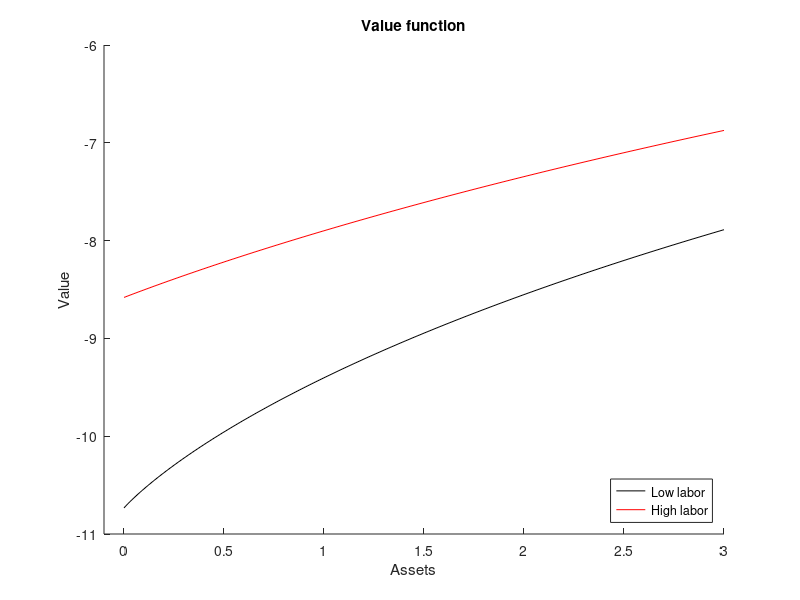
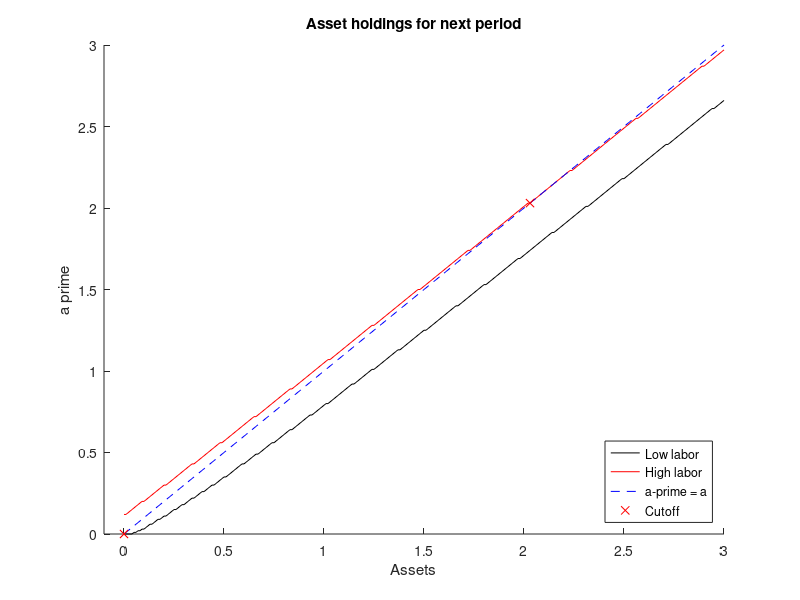
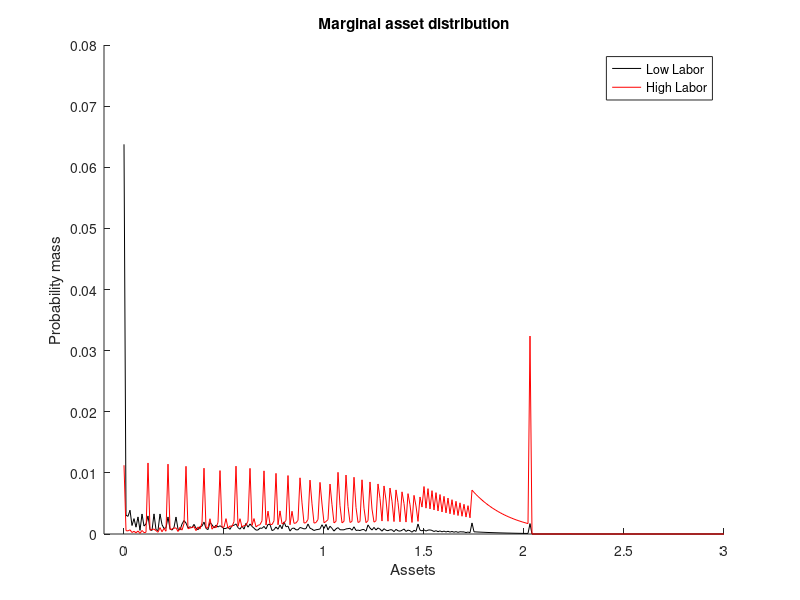

Write MATLAB code to recreate these figures, in order.
clear;
clc;
close all;

cd 'C:\Users\19195\OneDrive\Documents\University of Wisconsin\First Year\Fall Classes\Econ 712\Noah Williams\Problem Sets\PS3'

%Written by Sarah Bass, 12/1/20

%Part B
Q = [0.85 0.15; 0.05 0.95]; %Q
P0 = [1 0]; %P
tol = 1e-5; %tolerance
maxiter = 1e5; %maximum number of iterations
iter=1; %first iteration
diff = 1; %starting difference, doesn't matter
while ((iter<maxiter)&&(diff>tol))
    P=P0*Q;
    diff = norm(P-P0); %use norm bc vector, finding distance between p and p0
    P0 = P;
    iter=iter+1;
end

%Part C
pbeta = 0.95; %beta
pgamma = 3; %gamma
pr = 0.03; %interest rate
pw = 1.1; %wage
l = [0.7 1.1]; %labor endowment
assets = 0:1e-2:3; % asset grid
na = length(assets); %number of assets
V0 = [log(assets') log(assets')]; %initial guess for value function
legal = true(na,na,2); %identify assets that are feasible
for nl = 1:2
   for nap = 1:na
       legal(nap,:,nl) = (pw*l(nl) + (1+pr)*assets(nap) - assets')>0;
   end
end

V=0*V0; %preallocation, value doesn't matter but same size as V
aprime = V; %preallocation
aind = V; %preallocation
diff=999; %reset difference
iter=1; %reset iterations
while ((iter<maxiter)&&(diff>tol))
    disp(['beginning iteration ' num2str(iter) ', diff = ' num2str(diff)])
    for nl = 1:2 %each labor endowment
    for ai = 1:na %and each asset holding
        Val = (pw*l(nl) + (1+pr)*assets(ai) - assets(legal(ai,:,nl))' ).^(1-pgamma)./(1-pgamma) ...
            + pbeta*(V0(legal(ai,:,nl),1)*Q(nl,1) + V0(legal(ai,:,nl),2)*Q(nl,2));
        [V(ai,nl),ind] = max(Val); %fill in V
        aprime(ai,nl) = assets(ind); %fill in assets w/ index for max(Val)
        aind(ai,nl) = ind; %fill in index
    end
    end
    iter = iter+1;
    diff = sum(abs(V(:)-V0(:))); %slower rate of convergence than norm, functionally the same
    V0 = V;
end
% save results
% else
%     load results
% end

abar = zeros(2,1);
for nl = 1:2
    %for ai= 1:na
        [~,ind]=min(abs(assets' - aprime(:,nl))); %takes second argument of min function, which is the index
        abar(nl) = ind(1);
        % x: assets(abar(1))
        % y: aprime(abar(1))
    %end
end

%Value function plot
figure
hold on
plot(assets,V(:,1),'k')
plot(assets,V(:,2),'r')
hold off
title('Value function')
xlabel('Assets')
ylabel('Value')
legend('Low labor','High labor','Location','SouthEast')
set(gcf,'Color',[1 1 1])
xlim([-0.1 3])
saveas(gcf,'value.png')

%Next period assets plot
figure
hold on
plot(assets,aprime(:,1),'k')
plot(assets,aprime(:,2),'r') %plot(assets,aprime(aprime(:,1)<assets,1))
plot(assets,assets,'b--')
plot(assets(abar(1)), aprime(abar(1),1), 'rx')
plot(assets(abar(2)), aprime(abar(2),2), 'rx')
hold off
title('Asset holdings for next period')
xlabel('Assets')
ylabel('a prime')
legend('Low labor','High labor', 'a-prime = a', 'Cutoff', 'Location','SouthEast')
set(gcf,'Color',[1 1 1])
xlim([-0.1 3])
saveas(gcf,'assets.png')

%Part D

% Stationary distribution
dist0 = ones(size(V));
dist0 = dist0./(sum(dist0(:))); %every weight is 1/2na
dist = dist0;
diff=999;
iter=1;
while ((iter<maxiter)&&(diff>tol))
    dist = 0*dist0;
    for nl = 1:2
       for ai = 1:na
           if dist0(ai,nl)>1e-14 % 
               targ = aind(ai,nl);%assets==aprime(ai,nl);
               dist(targ,1) = dist(targ,1)+dist0(ai,nl)*Q(nl,1);
               dist(targ,2) = dist(targ,2)+dist0(ai,nl)*Q(nl,2);
           end
       end
    end
    iter = iter+1;
    diff = sum(abs((dist0(:)-dist(:))));
    dist0 = dist;
end

%Checks!
sum(dist(:,1)) %should =.25
sum(dist(:,2)) %should = .75
sum(dist(:)) %should =1

%Marginal distribution graph
figure
hold on
plot(assets,dist(:,1),'k')
plot(assets,dist(:,2),'r')
hold off
title('Marginal asset distribution')
xlabel('Assets')
ylabel('Probability mass')
legend('Low Labor', 'High Labor', 'Location','NorthEast')
set(gcf,'Color',[1 1 1])
xlim([-0.1 3])
saveas(gcf,'marginal.png')